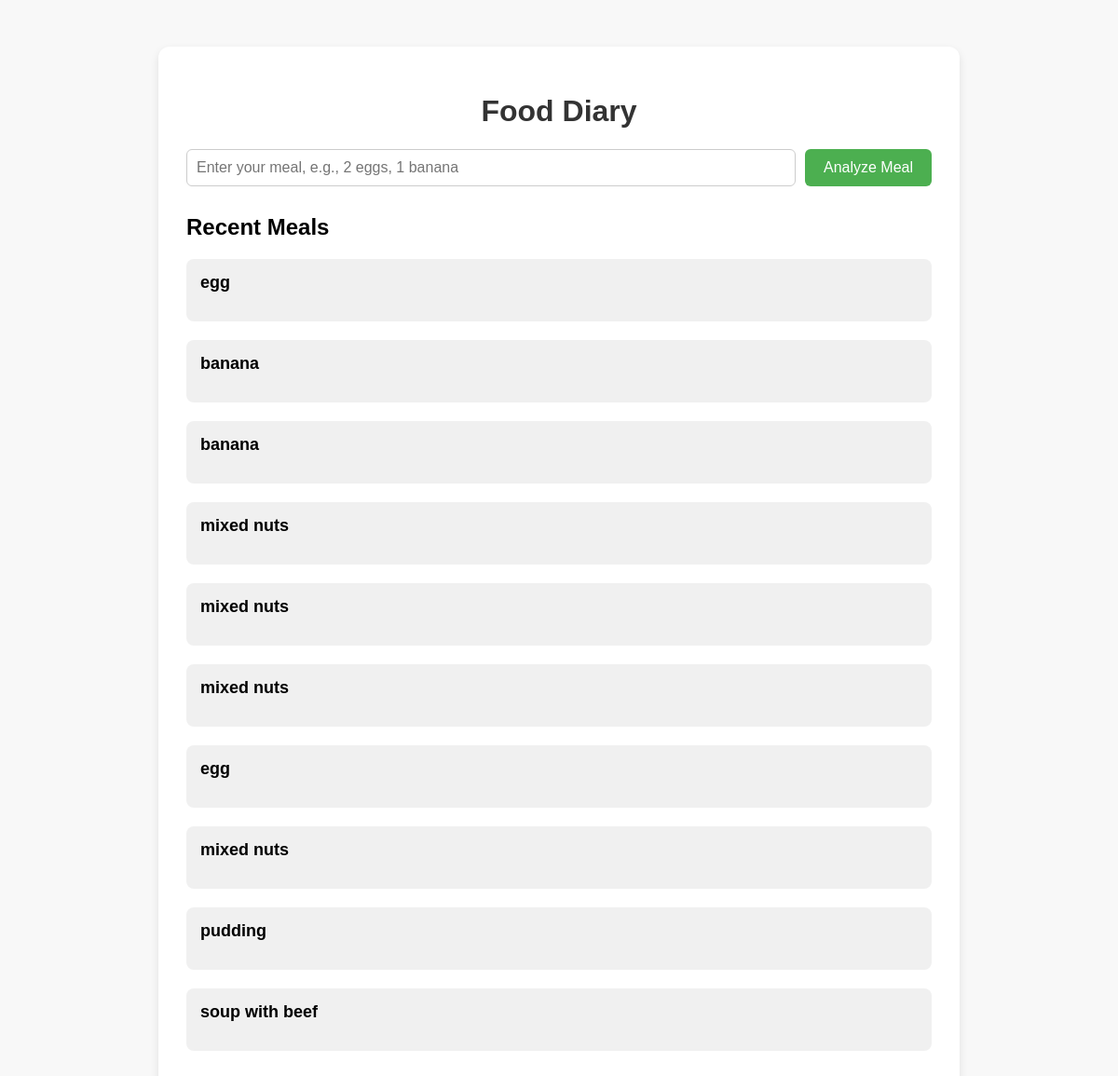
The page / on the database its author committed.
### tables this page shows
CREATE TABLE meals (
            id INTEGER PRIMARY KEY AUTOINCREMENT,
            meal_text TEXT,
            nutrients TEXT
        );

### app/main.py (the view)
@app.get("/", response_class=HTMLResponse)
async def home(request: Request):
    conn = sqlite3.connect(DB_PATH)
    c = conn.cursor()
    c.execute("CREATE TABLE IF NOT EXISTS meals (id INTEGER PRIMARY KEY AUTOINCREMENT, meal_text TEXT, nutrients TEXT)")
    c.execute("SELECT meal_text, nutrients FROM meals ORDER BY id DESC LIMIT 10")
    rows = c.fetchall()
    conn.close()
    meals = [(meal_text, json.loads(nutrients_json)) for meal_text, nutrients_json in rows]
    return templates.TemplateResponse("index.html", {"request": request, "meals": meals})

### app/templates/index.html (shortened to what this page needs)
<!DOCTYPE html>
<html lang="en">
<head>
</head>
<body>
    <div class="container">
        <h1>Food Diary</h1>
        <form action="/analyze" method="post">
            <input type="text" name="meal_text" placeholder="Enter your meal, e.g., 2 eggs, 1 banana" required>
            <button type="submit">Analyze Meal</button>
        </form>
        <h2>Recent Meals</h2>
        {% for meal_text, nutrients_json in meals %}
        <div class="meal">
            <strong>{{ meal_text }}</strong>
        </div>
        {% endfor %}
    </div>
</body>
</html>

### app/templates/index.html (style rules this page uses)
body { font-family: Arial, sans-serif; background-color: #f8f8f8; margin: 0; padding: 0; }
.container { width: 90%; max-width: 800px; margin: 50px auto; background-color: #fff; padding: 30px; border-radius: 12px; box-shadow: 0 4px 10px rgba(0,0,0,0.1); }
h1 { text-align: center; color: #333; }
form { display: flex; margin-bottom: 30px; }
input[type="text"] { flex: 1; padding: 10px; font-size: 16px; border-radius: 6px; border: 1px solid #ccc; }
button { padding: 10px 20px; margin-left: 10px; font-size: 16px; border: none; border-radius: 6px; background-color: #4CAF50; color: white; cursor: pointer; }
.meal { margin-bottom: 20px; padding: 15px; border-radius: 8px; background-color: #f0f0f0; }
.meal strong { font-size: 18px; }

### rows shown on the page
meals: meal_text "egg"
meals: meal_text "banana"
meals: meal_text "banana"
meals: meal_text "mixed nuts"
meals: meal_text "mixed nuts"
meals: meal_text "mixed nuts"
meals: meal_text "egg"
meals: meal_text "mixed nuts"
meals: meal_text "pudding"
meals: meal_text "soup with beef"
